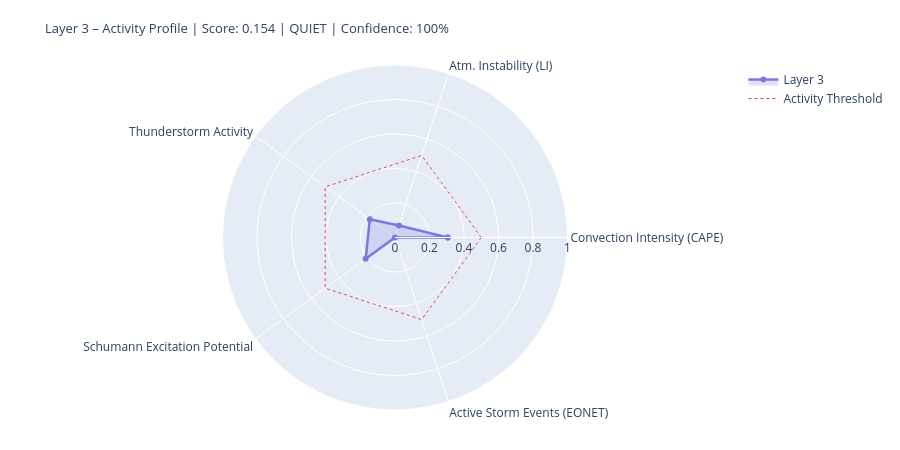

This figure's notebook cell:
### Markdown cell above
---
## 4. State Assessment & Handoff to Layer 4/5

### Code cell
# ============================================================
# LAYER-3-SCORE
# Five dynamic components
# ============================================================

def norm(v, lo, hi):
    if v is None or (isinstance(v, float) and math.isnan(v)): return None
    return round(max(0.0, min(1.0, (v - lo) / (hi - lo))), 4)

# --- 1) Convection intensity (global CAPE mean) ---
cape_mean = df_atm['cape'].dropna().mean() if not df_atm.empty else None
conv_score = norm(cape_mean, 0, 3000)
conv_src   = 'primary' if cape_mean is not None else 'missing'

# --- 2) Atmospheric instability (LI mean) ---
li_mean   = df_atm['li'].dropna().mean() if not df_atm.empty else None
# Negative LI = unstable → higher score
instab_score = norm(-li_mean if li_mean is not None else None, -6, 6)
instab_src   = 'primary' if li_mean is not None else 'missing'

# --- 3) Thunderstorm activity (mean thunder score + WMO count) ---
thunder_mean = df_atm['thunder_score'].mean() if not df_atm.empty else None
n_thunder    = int(df_atm['thunderstorm'].sum()) if not df_atm.empty else 0
thunder_score_val = norm(
    (thunder_mean or 0) * 0.7 + n_thunder * 0.1, 0, 1.0
) if thunder_mean is not None else None
thunder_src = 'primary'

# --- 4) Schumann excitation potential (weighted Schumann contribution) ---
schumann_pot = df_atm['schumann_contribution'].mean() if not df_atm.empty else None
# Boosted by Layer-2 thunderstorm trigger
if schumann_pot is not None and l2_thunder:
    schumann_pot = min(1.0, schumann_pot * 1.2)
schumann_score = norm(schumann_pot, 0, 1.0) if schumann_pot is not None else None
schumann_src   = 'derived'

# --- 5) Storm activity (NASA EONET) ---
# Distinction: None = data not loaded, 0.0 = loaded but no events
storm_score = None
storm_src   = 'missing'
if raw.get('storms') is not None:          # API reached successfully
    storm_score = norm(len(storm_events), 0, 30) if storm_events else 0.0
    storm_src   = 'primary'

# X-Ray and Kp: context only, not in dynamic score
# (X-Ray = Layer-0/4 driver; Kp = geomagnetic index, not a lightning proxy)
xray_context = None
if raw.get('xray'):
    df_xc = pd.DataFrame(raw['xray'])
    fc = next((c for c in df_xc.columns
               if any(k in c.lower() for k in ['flux','long']) and 'time' not in c.lower()),
              df_xc.columns[1])
    df_xc[fc] = pd.to_numeric(df_xc[fc], errors='coerce')
    xray_last = df_xc[fc].dropna().iloc[-1] if not df_xc[fc].dropna().empty else None
    if xray_last:
        xray_class = ('X' if xray_last>=1e-4 else 'M' if xray_last>=1e-5
                      else 'C' if xray_last>=1e-6 else 'B')
        xray_context = {'flux': float(xray_last), 'class': xray_class}
        print(f'X-Ray context: {xray_class}-class ({xray_last:.2e} W/m²)')

# --- Aggregate ---
COMPONENTS = {
    'Convection Intensity (CAPE)':  {'score': conv_score,       'source': conv_src,    'dynamic': True},
    'Atm. Instability (LI)':         {'score': instab_score,     'source': instab_src,  'dynamic': True},
    'Thunderstorm Activity':              {'score': thunder_score_val, 'source': thunder_src, 'dynamic': True},
    'Schumann Excitation Potential':   {'score': schumann_score,   'source': schumann_src,'dynamic': True},
    'Active Storm Events (EONET)': {'score': storm_score,      'source': storm_src,   'dynamic': True},
}

available   = {k: v['score'] for k, v in COMPONENTS.items() if v['score'] is not None}
unavailable = [k for k, v in COMPONENTS.items() if v['score'] is None]
layer3_score = round(sum(available.values()) / len(available), 4) if available else None
confidence   = round(len(available) / len(COMPONENTS), 2)
level = ('unknown' if layer3_score is None
         else 'quiet'   if layer3_score < 0.3
         else 'moderate' if layer3_score < 0.6
         else 'active')
dominant_l3 = max(available, key=available.get) if available else 'none'

# --- Ausgabe ---
W = 68
print('=' * W)
print('LAYER 3 – ATMOSPHERE / WEATHER / THUNDERSTORMS – STATE ASSESSMENT')
print('=' * W)
for name, comp in COMPONENTS.items():
    s = comp['score']
    if s is not None:
        bar = '█' * int(s * 20) + '░' * (20 - int(s * 20))
        print(f'  {name:<36} {bar}  {s:.3f}  [{comp["source"]}]')
    else:
        print(f'  {name:<36} {"─" * 20}  n/a   [missing]')
print('-' * W)
print(f'  Score:        {layer3_score:.3f}  ({len(available)}/{len(COMPONENTS)} components)')
print(f'  Confidence:   {confidence:.0%}')
print(f'  Level:        {level.upper()}')
print(f'  Dominant:     {dominant_l3}')
print(f'  CAPE mean:    {cape_mean:.0f} J/kg' if cape_mean else '  CAPE mean:    n/a')
print(f'  LI mean:      {li_mean:.1f} K' if li_mean is not None else '  LI mean:      n/a')
print(f'  Thunderstorms:{n_thunder} points (WMO)  +  {len(storm_events)} NASA EONET')
print('=' * W)

# Radar
cats   = list(available.keys())
vals_r = list(available.values())
if len(cats) >= 3:
    fig = go.Figure()
    fig.add_trace(go.Scatterpolar(
        r=vals_r + [vals_r[0]], theta=cats + [cats[0]],
        fill='toself', fillcolor='rgba(127,119,221,0.22)',
        line=dict(color='#7F77DD', width=2.5), name='Layer 3'
    ))
    fig.add_trace(go.Scatterpolar(
        r=[0.5] * (len(cats)+1), theta=cats + [cats[0]],
        line=dict(color='#E24B4A', dash='dot', width=1),
        mode='lines', name='Activity Threshold'
    ))
    fig.update_layout(
        title=dict(
            text=f'Layer 3 – Activity Profile | Score: {layer3_score:.3f} | {level.upper()} | Confidence: {confidence:.0%}',
            font=dict(size=13)
        ),
        polar=dict(radialaxis=dict(visible=True, range=[0, 1])),
        height=450, showlegend=True,
        margin=dict(l=60, r=60, t=65, b=40)
    )
    fig.show()

### Figure 1 — Plotly figure (JSON) as saved in the notebook; plotly's stock layout.template omitted (floating-point values rounded to 4 significant figures)
{"data": [{"fill": "toself", "fillcolor": "rgba(127,119,221,0.22)", "line": {"color": "#7F77DD", "width": 2.5}, "name": "Layer 3", "r": [0.306, 0.0733, 0.1805, 0.21, 0.0, 0.306], "theta": ["Convection Intensity (CAPE)", "Atm. Instability (LI)", "Thunderstorm Activity", "Schumann Excitation Potential", "Active Storm Events (EONET)", "Convection Intensity (CAPE)"], "type": "scatterpolar"}, {"line": {"color": "#E24B4A", "dash": "dot", "width": 1}, "mode": "lines", "name": "Activity Threshold", "r": [0.5, 0.5, 0.5, 0.5, 0.5, 0.5], "theta": ["Convection Intensity (CAPE)", "Atm. Instability (LI)", "Thunderstorm Activity", "Schumann Excitation Potential", "Active Storm Events (EONET)", "Convection Intensity (CAPE)"], "type": "scatterpolar"}], "layout": {"height": 450, "margin": {"b": 40, "l": 60, "r": 60, "t": 65}, "polar": {"radialaxis": {"range": [0, 1], "visible": true}}, "showlegend": true, "title": {"font": {"size": 13}, "text": "Layer 3 – Activity Profile | Score: 0.154 | QUIET | Confidence: 100%"}}}
